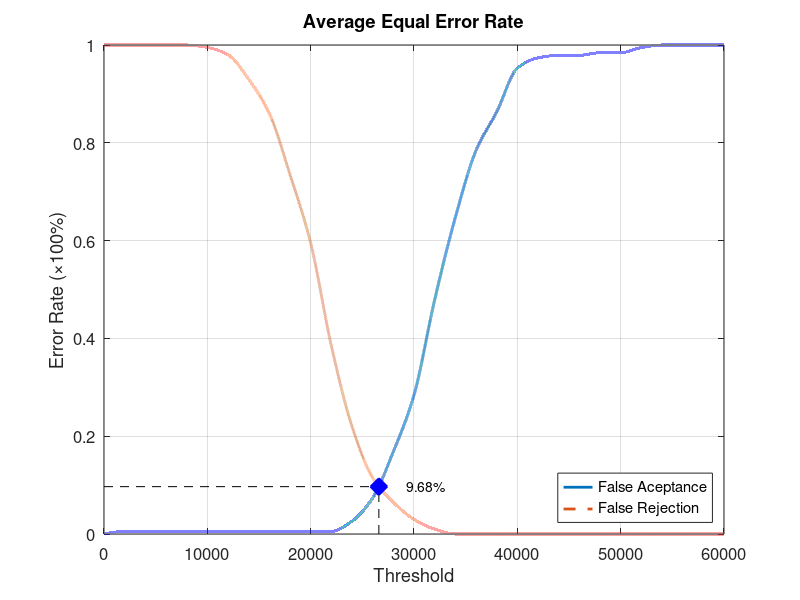
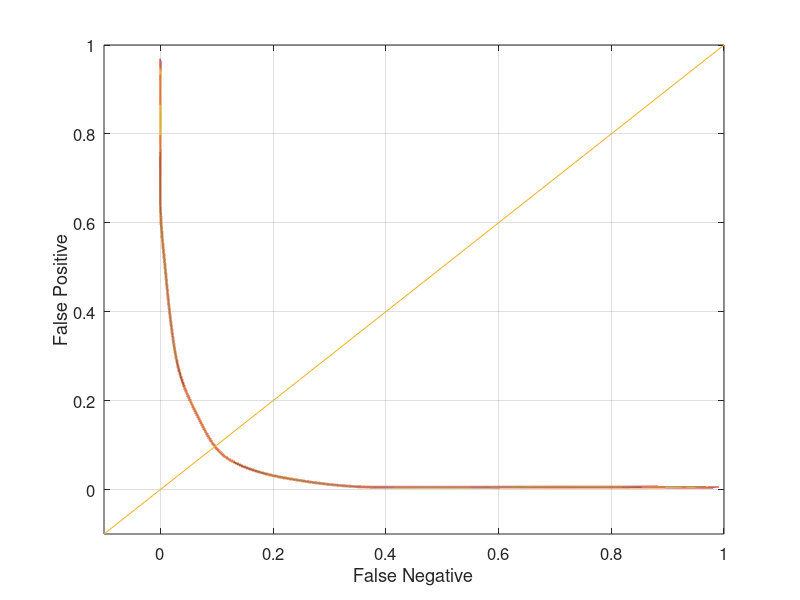

Recreate these plots in MATLAB, in order.
function yEER = Database2_1
close all;
clear;
clc;
x = 0:2000:60000;
xq = 0:0.5:60000;

y0 = [0 0.00526316 0.00526316 0.00526316 0.00526316 0.00526316 0.00526316 0.00526316 0.00526316 0.00526316 0.00526316 0.00526316 0.0263158 0.0736842 0.168421 0.284211 0.478947 0.647368 0.784211 0.863158 0.952632 0.973684 0.978947 0.978947 0.984211 0.984211 0.994737 1 1 1 1];
yy0 = interp1(x, y0, xq, 'pchip');
y1 = [1 1 1 1 1 0.995 0.98 0.93 0.86 0.735 0.595 0.385 0.22 0.115 0.065 0.03 0.01 0 0 0 0 0 0 0 0 0 0 0 0 0 0];
yy1 = interp1(x, y1, xq, 'pchip');

% Calculating EER: 
y2 = abs(y0 - y1);
find(y2 == min(y2))
yy2 = abs(yy0 - yy1);
xEER = find(yy2 == min(yy2));
xEERIndex = xq(xEER) % X-axis EER
yEER = yy0(xEER) % Y-axis EER

main = figure
plot(xq, yy0,'-','LineWidth', 2);	hold on
plot(xq, yy1,'--','LineWidth', 2);	hold on
plot([xEERIndex xEERIndex], [0 yEER], 'k--');	hold on
plot([0 xEERIndex], [yEER yEER], 'k--');	hold on
plot(xEERIndex, yEER, 'bx', 'LineWidth', 10);	hold on
text(xEERIndex + 10 * xEERIndex / 100, yEER, [num2str(round((10000 * yEER)) / 100) '%'])
legend('False Aceptance', 'False Rejection', 'Location', 'SouthEast')
xlabel('Threshold')
ylabel('Error Rate (\times100%)')
title('Average Equal Error Rate')
set(gca, 'FontSize', 12)
axis([0 60000 0 1])
grid on

print(main, 'Database2_1Main', '-dpng');
FNRxFPR = figure('Color', [1 1 1]);
plot(yy1, yy0, '-', yy1, yy0, 'LineWidth', 2);
hold on
y = -0.1:0.1:1
plot(y, y); 
set(gca, 'FontSize', 12)
xlabel('False Negative')
ylabel('False Positive')
axis([-0.1 1 -0.1 1])
set(gca, 'FontSize', 12)
grid on

print(FNRxFPR, 'Database2_1FNRxFPR','-dpng');
end
